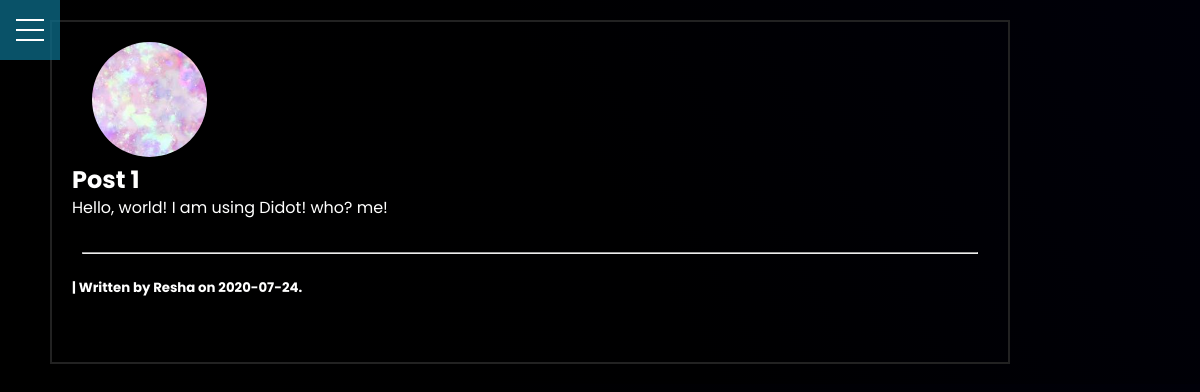
The page /post/1/view (signed in) on the database its author committed.
### flaskblog/models.py (models this page shows, shortened)
class User(db.Model, UserMixin):
    id = db.Column(db.Integer, primary_key=True, unique=True)
    username = db.Column(db.String(20), unique=True, nullable=False)
    email = db.Column(db.String(120), unique=True, nullable=False)
    image_file = db.Column(db.String(20), nullable=False, default='default.jpg')
    password = db.Column(db.String(60), nullable=False)
    posts = db.relationship('Post', backref='author', lazy=True)

class Post(db.Model):
    id = db.Column(db.Integer, primary_key=True)
    title = db.Column(db.String(), nullable=False)
    date_posted = db.Column(db.DateTime, nullable=False, default=datetime.utcnow)
    content = db.Column(db.Text, nullable=False)
    user_id = db.Column(db.Integer, db.ForeignKey('user.id'), nullable=False)

### flaskblog/routes.py (the view)
@app.route("/post/<int:post_id>/view")
@login_required
def post(post_id):
    post = Post.query.get_or_404(post_id)
    return render_template("post.html", post=post)

### flaskblog/models.py (called while the page is built)
@login_manager.user_loader
def load_user(user_id):
    return User.query.get(int(user_id))

### flaskblog/templates/post.html (shortened to what this page needs)
{% extends "base.html" %}
{% block content %}
<div class="main">
  <article>
    <img src="{{ url_for('static', filename='profile_pics/' + post.author.image_file) }}"
    class="rounded-profile-pic">
      <h2>{{ post.title }}</h2>
      <p>{{ post.content }}</p>
      <br>
    <hr>
      <h5 class="post-author">| Written by {{ post.author.username }} on {{ post.date_posted.strftime('%Y-%m-%d') }}.</h5>
    <br><br>
  </article>
</div>
{% endblock content %}

### flaskblog/static/style.css (style rules this page uses)
* { margin: 0px 0px 0px 0px; padding: 0px 0px 0px 0px; box-sizing: border-box; font-family: Poppins, 'Poppins', sans-serif; text-decoration: none; }
body { background-color: black; background-image: linear-gradient(60deg, #000000, #000001, #000009); background-size: 100%; color: white; font-family: 'Poppins', Poppins, sans-serif; line-height: 1.4; }
html { scroll-behavior: smooth !important; }
:root { --primary-color: rgba(13, 110, 139, 0.75); --overlay-color: rgba(24, 39, 51, 0.85); --menu-speed: 0.75s; }
article { margin-left: 50px; margin-bottom: 20px; margin-top: 20px; border: 2px solid #222; padding: 20px; margin-right: 190px; }
.rounded-profile-pic { border-radius: 50%; margin-left: 20px; width: 115px; height: 115px; }
.post-author { color: white; }
hr { margin: 10px; margin-bottom: 25px; }

### rows shown on the page
User: image_file (picture), author.username "Resha"
Post: title "Post 1", content "Hello, world! I am using Didot! who? me!", date_posted "2020-07-24"
